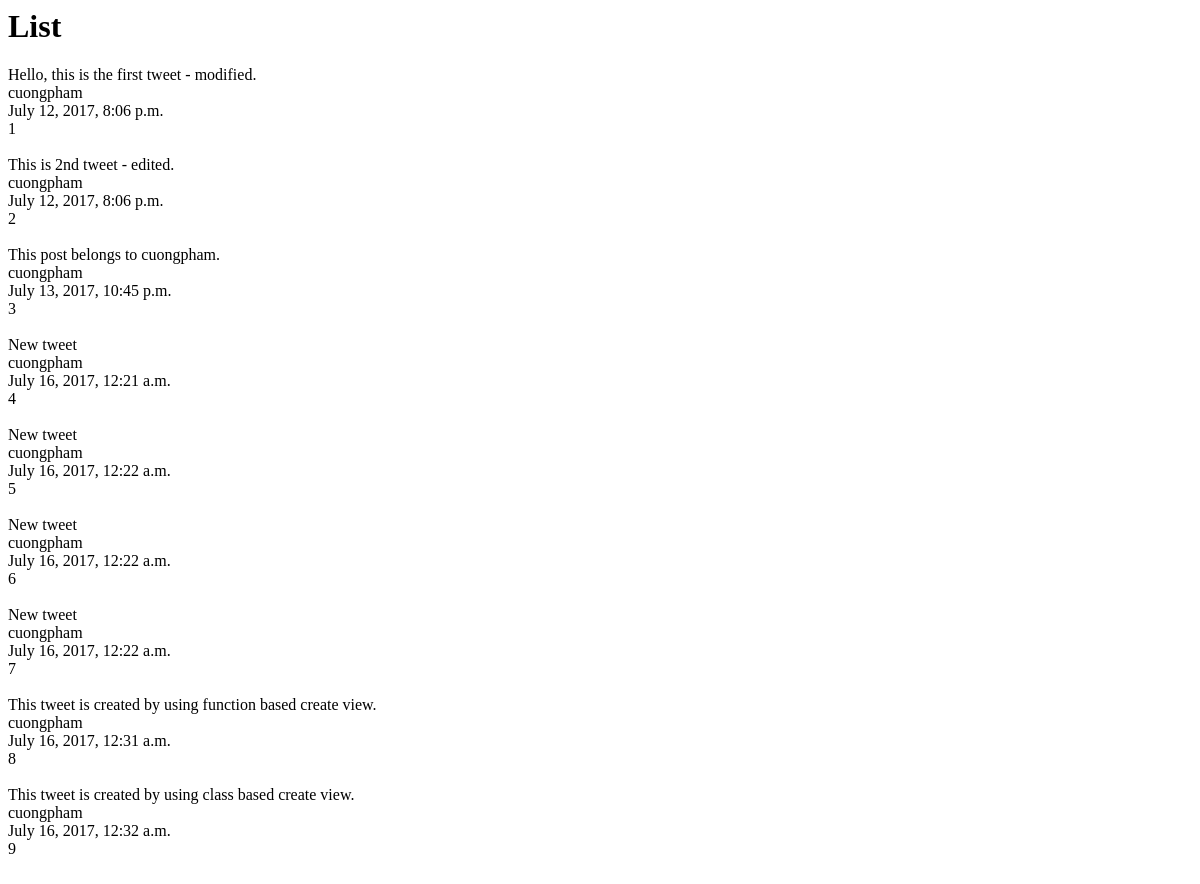
Page /tweet/ on the earlier database version.
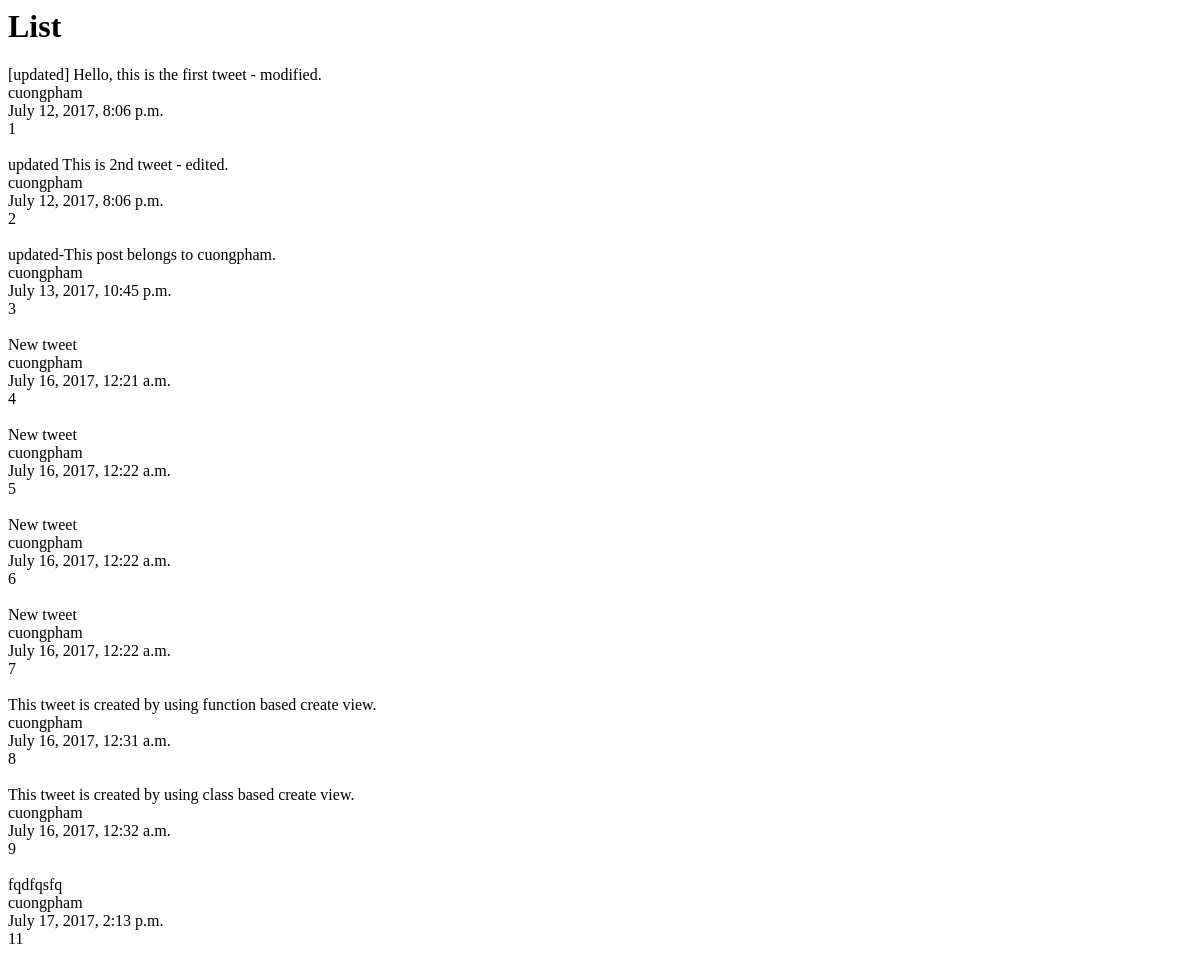
Same page on the later database version.
### tweets/models.py (models this page shows, shortened)
class Tweet(models.Model):
    user        = models.ForeignKey(settings.AUTH_USER_MODEL)
    content     = models.CharField(max_length=140, validators=[validate_content]) # max_length of a tweet post or message.
    updated     = models.DateTimeField(auto_now=True)
    timestamp   = models.DateTimeField(auto_now_add=True)

### tweets/views.py (the view)
class TweetListView(ListView):
    queryset = Tweet.objects.all()
    def get_context_data(self, *args, **kwargs):
        context = super(TweetListView, self).get_context_data(*args, **kwargs)
        return context

### templates/tweets/tweet_list.html (shortened to what this page needs)
<h1>List</h1>
{% for obj in object_list %}
  {{ obj.content }} <br>
  {{ obj.user }} <br>
  {{ obj.timestamp }} <br>
  {{ obj.pk }} <br>
{% endfor %}

Differences in the rows shown:
changed Tweet id 1: content "Hello, this is the first tweet - modified." → "[updated] Hello, this is the first tweet - modified."
changed Tweet id 2: content "This is 2nd tweet - edited." → "updated This is 2nd tweet - edited."
changed Tweet id 3: content "This post belongs to cuongpham." → "updated-This post belongs to cuongpham."
added Tweet: content "fqdfqsfq", user "cuongpham", timestamp "July 17, 2017, 2:13 p.m.", pk "11"
